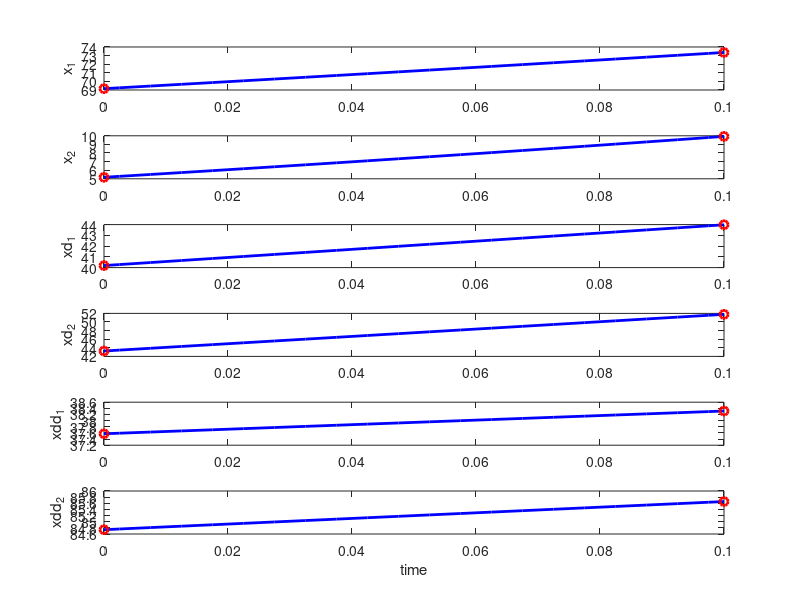

Write the MATLAB code that produced this figure. (Note: this script raises an error after producing the figure.)
function SnapInput
close all;

    %% Setup the parameters of the problem
    % Setup continuous dynamics
    Z = zeros(2); % 2x2 matrix of zeros
    I = eye(2); % 2x2 identity matrix
    P.A = [Z I Z; Z Z I; Z Z Z]; % state matrix
    P.B = [Z; Z; I]; % Input matrix
    P.dt = 0.1; % Discrete time interval
    P.n_x = 3*2; % Number of states
    P.n_u = 2; % Number of inputs
    
    % Calculate discrete dynamics
    [P.Abar, P.Bbar] = calculateDiscreteTimeMatrices(P);
    
    % Test the discrete dynamics
    testDiscreteDynamics(P);

    % Initialize optimization variables
    P.N = 50; % Number of steps
    P.n_ctrl = P.n_u*P.N; % Control from u_0 to u_{N-1}
    P.n_state = P.n_x*(P.N+1); % State from x_0 to x_N
    P.x0 = zeros(P.n_x, 1);
    
    % Intitialize optimization weights
    P.R = 0.1 .* diag([1, 1]); % Input squared cost (i.e. u'*R*u)
    P.Q = 10 .* diag([1, 1,  0, 0,   0, 0]); % state error squared (x-x_d)'Q(x-x_d)
    P.S = 100 .* diag([1, 1,  0, 0,   0, 0]); % state error squared (x-x_d)'S(x-x_d)
    
    % Calculate desired state and inputs
    P.xd = calculateDesiredState(P);
    P.ud = calculateDesiredInput(P);

    % Create the initial input and state
    u0 = 0.0.*ones(P.n_ctrl, 1);
    x0 = discreteSim(u0, P);
    
    % Optimize
    tic
    %[x, u] = simultaneousOptimization(x0, u0, P);
    [x, u] = sequentialOptimization(u0, P);
    time_opt = toc
    
    % Plot the results
    plotStateAndInput(x, u, P);
    plot2dPosition(x, P);
    
end

function x = discreteSim(u, P)
% discreteSim calculates the state given the control inputs
%
% Inputs:
%   u: Control inputs (u_0 to u_N-1 in a single column vector)
%   P: Struct of parameters
%
% Outputs:
%   x: Calculated state (x_0 to x_N in a single column vector)
    
    % Change the inputs to a matrix form
    u_mat = getInputMatrix(u, P);
    
    % Initialize the state matrix
    x_mat = zeros(P.n_x, P.N+1);
    x_mat(:,1) = P.x0;
    
    % Loop through and update the states
    for j = 1:P.N % Note that j = k+1
        % Calculate the update for the state
        x_mat(:,j+1) = P.Abar*x_mat(:,j) + P.Bbar*u_mat(:,j);
    end
    
    % Convert the state matrix back to a column vector
    x = reshape(x_mat, P.n_state, 1);
end

%%%% Optimization functions
function [x, u] = simultaneousOptimization(x0, u0, P)
% simultaneousOptimization simultaneously optimizes over both the state and
% the control, using an equality constraint to relate the two
%
% Inputs:
%   x0: Initial guess for the states (x_0 to x_N in a single column vector)
%   u0: Initial guess for the control (u_0 to u_N-1 in a single column vector)
%   P: Struct of parameters
%
% Outputs:
%   x: Optimized state (x_0 to x_N in a single column vector)
%   u: Optimized control (u_0 to u_N-1 in a single column vector)

    % Create the aggregate state and calculate the initial cost
    y0 = [x0; u0];
    c_init = costCombined(y0, P) % Display the initial cost
    
    % Initialize the solver variables
    options = optimoptions(@fmincon, 'Algorithm', 'sqp'); % choose sequential-quadratic-programming
    %options = optimoptions(@fmincon, 'Algorithm', 'interior-point'); % choose an the interior-point algorithm
    options = optimoptions(options, 'SpecifyObjectiveGradient', true); % Indicate whether to use gradient
    %options = optimoptions(options, 'OptimalityTolerance', 0.1); % Tolerance for optimization
    %options.Display = 'iter'; % Have Matlab display the optimization information with each iteration
    
    % Define the linear inequality constraints (empty matrices because we
    % do not have any)
    A = [];
    B = [];
    
    % Define the linear equality constraints
    [Aeq, Beq] = calculateStepwiseEquality(P);
    %[Aeq, Beq] = calculateFullEffectEquality(P);
    
    % Define the upper and lower bounds (empty matrices because we do not
    % have any)
    lb = []; % No upper or lower bounds
    ub = [];

    % Matlab call:
    [y, final_cost] = fmincon(@(y) costCombined(y, P), y0, A, B, Aeq, Beq, lb, ub, [], options);
    disp(['Final cost = ' num2str(final_cost)]);
    
    % Extract the state and control from the variable y
    [x, u] = extractStateAndControl(y, P);    
end

function [x, u] = sequentialOptimization(u0, P)
% sequentialOptimization optimizes over the control. At each iteration the
% control is used to calculate the state which are both used to calculate
% the cost
%
% Inputs:
%   u0: Initial guess for the control (u_0 to u_N-1 in a single column vector)
%   P: Struct of parameters
%
% Outputs:
%   x: Optimized state (x_1 to x_N in a single column vector)
%   u: Optimized control (u_0 to u_N-1 in a single column vector)
    
    % Output the initial cost
    c_init = costSequential(u0, P)
    
    % Initialize the solve variables
    options = optimoptions(@fmincon, 'Algorithm', 'sqp'); % choose sequential-quadratic-programming
    %options = optimoptions(@fmincon, 'Algorithm', 'interior-point'); % choose an the interior-point algorithm
    options = optimoptions(options, 'SpecifyObjectiveGradient', true); % Indicate whether to use gradients (Note that there are no constraint gradients)
    options = optimoptions(options, 'OptimalityTolerance', 0.1); % Tolerance for optimization
    %options.Display = 'iter'; % Have Matlab display the optimization information with each iteration
    
    % Define the linear inequality constraints (empty matrices because we
    % do not have any)
    A = [];
    B = [];
    
    % Define the linear equality constraints (empty matrices because we do
    % not have any)
    Aeq = []; % No equality constraints
    Beq = [];
    
    % Define the upper and lower bounds (empty matrices because we do not
    % have any)
    lb = []; % No upper or lower bounds
    ub = []; 
    
    % Matlab call:
    [u, final_cost] = fmincon(@(u_in) costSequential(u_in, P), u0, A, B, Aeq, Beq, lb, ub, [], options);
    disp(['Final cost = ' num2str(final_cost)]);
    
    % Simulate the state forward in time to be able to output the result
    x = discreteSim(u, P);    
end


function [A_eq, B_eq] = calculateStepwiseEquality(P)
%calculateStepwiseEquality Calculates the equality constraint one step at a
%time
%
% Inputs:
%   P: Struct of parameters
% 
% Outputs: 
%   Matrices such that A_eq*y = B_eq

    %% Calculate the state portion of the constraint
    A_eq_state = -eye(P.n_state); % Portion corresponding to next state
    
    % Lower diagonal term is a block matrix of Abar matrices
    ind_row = (P.n_x+1):(2*P.n_x); % Row index for the matrix
    ind_col = 1:P.n_x; % Column index for the matrix
    for k = 1:P.N
        % Add the state update matrix
        A_eq_state(ind_row, ind_col) = P.Abar;
        
        % Increment the indices
        ind_row = ind_row + P.n_x;
        ind_col = ind_col + P.n_x;
    end
    
    %% Calculate the input portion of the constraint
    A_eq_ctrl = zeros(P.n_state, P.n_ctrl);
    ind_row = (P.n_x+1):(2*P.n_x); % Row index for the matrix
    ind_col = 1:P.n_u; % Column index for the matrix
    for k = 1:P.N
        A_eq_ctrl(ind_row, ind_col) = P.Bbar;
        
        % Update indices
        ind_row = ind_row + P.n_x;
        ind_col = ind_col + P.n_u;
    end
    
    % Put the state and input portions of the matrix together
    A_eq = [A_eq_state, A_eq_ctrl];
    
    %% Calculate the B_eq matrix
    B_eq = zeros(P.n_state, 1);
    B_eq(1:P.n_x) = -P.x0; % The first state must be equal to the initialization
    
    
%     %% Test the gradient (should be commented out)
%     % Calculate the numerical jacobian
%     A_eq_num = jacobianest(@(y_in) stepWiseEqualityConstraint(y_in, P), rand(P.n_state+P.n_ctrl, 1)*100);
%     
%     % Calculate the error
%     A_eq_err = norm(A_eq - A_eq_num, 'fro')
end

function h = stepWiseEqualityConstraint(y, P)
    % Extract state and input
    [x, u] = extractStateAndControl(y, P);
    
    % Calculate the state matrices
    [x_mat, u_mat] = getInputStateMatrices(x, u, P);
    
    % Calculate the constraint
    h = zeros(P.n_state, 1);
    h(1:P.n_x) = -x_mat(:,1) + P.x0;
    ind_h = (P.n_x+1):(2*P.n_x);
    for j = 1:P.N % Note that j = k+1
        % Calculate the constraint
        h(ind_h) = P.Abar*x_mat(:,j)+P.Bbar*u_mat(:,j) - x_mat(:,j+1);
        
        % Increment the index
        ind_h = ind_h + P.n_x;
    end
end

function [A_eq, B_eq] = calculateFullEffectEquality(P)
%calculateFullEffectEquality Calculates the equality constraint using steps
%from the initial state and inputs to the state in question
%
% Inputs:
%   P: Struct of parameters
% 
% Outputs: 
%   Matrices such that A_eq*y = B_eq

    %% Calculate the state portion of the constraint
    A_eq_state = -eye(P.n_state); % Portion corresponding to next state
    
    % Lower diagonal term is a block matrix of Abar matrices
    ind_row = (P.n_x+1):(2*P.n_x); % Row index for the matrix
    ind_col = 1:P.n_x; % Column index for the matrix
    for k = 1:P.N
        % Add the state update matrix
        A_eq_state(ind_row, ind_col) = P.Abar^k;
        
        % Increment the indices (note, the column matrix does not update)
        ind_row = ind_row + P.n_x;        
    end
    
    %% Calculate the input portion of the constraint
    A_eq_ctrl = zeros(P.n_state, P.n_ctrl);
    ind_row = (P.n_x+1):(2*P.n_x); % Row index for the matrix
    for blk_row = 1:P.N
        % loop through columns
        ind_col = 1:P.n_u;
        for col = (blk_row-1):-1:0
            A_eq_ctrl(ind_row, ind_col) = P.Abar^col*P.Bbar;
            
            % Update column indices
            ind_col = ind_col + P.n_u;
        end
        
        % Update row indices
        ind_row = ind_row + P.n_x;
    end
    
    % Put the state and input portions of the matrix together
    A_eq = [A_eq_state, A_eq_ctrl];
    
    %% Calculate the B_eq matrix
    B_eq = zeros(P.n_state, 1);
    B_eq(1:P.n_x) = -P.x0; % The first state must be equal to the initialization
    
%     %% Test the full constraint
%     u = rand(P.n_ctrl, 1)*100;
%     x = discreteSim(u, P);
%     h = stepWiseFullEffectConstraint([x; u], P)
%     
%     %% Test the gradient (should be commented out)
%     % Calculate the numerical jacobian
%     A_eq_num = jacobianest(@(y_in) stepWiseFullEffectConstraint(y_in, P), rand(P.n_state+P.n_ctrl, 1)*100);
%     
%     % Calculate the error
%     A_eq_err = norm(A_eq - A_eq_num, 'fro')
end

function h = stepWiseFullEffectConstraint(y, P)
    % Extract state and input
    [x, u] = extractStateAndControl(y, P);
    
    % Calculate the state matrices
    [x_mat, u_mat] = getInputStateMatrices(x, u, P);
    
    % Calculate the constraint
    h = zeros(P.n_state, 1);
    h(1:P.n_x) = -x_mat(:,1) + P.x0;
    ind_row = (P.n_x+1):(2*P.n_x);
    for blk_row = 1:P.N % Note that blk_row = k+1
        % Calculate the effect on the combined state of the initial state
        x_comb = P.Abar^blk_row*x_mat(:,1);
        
        % Calculate the effect on the input
        ind_u = 1;
        for exp = blk_row:-1:1
            x_comb = x_comb + P.Abar^(exp-1)*P.Bbar*u_mat(:,ind_u);
            ind_u = ind_u + 1;
        end
        
        % Calculate the constraint
        h(ind_row) = x_comb - x_mat(:,blk_row+1);
        
        % Increment the index
        ind_row = ind_row + P.n_x;
    end
end
%%%% Cost functions
function [c, dc_dy] = costCombined(y, P)
%costCombined calculates the cost and gradient of the cost with respect to
%the aggregate state, y = [x; u]
%
% Inputs:
%   y: Column vector with both states and input (y = [x; u])
%   P: Struct of parameters
%
% Outputs:
%   c: cost
%   dc_dy: partial derivative of the cost wrt y

    % Separate out the states
    [x, u] = extractStateAndControl(y, P);
    
    % Calculate the cost
    c = cost(x, u, P);
    
    % Calculate the partial
    if nargout > 1 % Only calculate the partial if the calling function wants it
        dc_dy = [calculatePartialWrtState(x,u,P), ... % dc/dx
                 calculatePartialWrtInput(x,u,P)];    % dc/du
    else
        dc_dy = []; % Output an empty value if not needed
    end
         
%     %% Check partials (Comment this code when working)
%     % Calculate individual partials
%     dc_dx = calculatePartialWrtState(x,u,P);
%     dc_du = calculatePartialWrtInput(x,u,P);
%     
%     % Calculate numerical partials
%     dc_dx_num = jacobianest(@(x_in) cost(x_in, u, P), x);
%     dc_du_num = jacobianest(@(u_in) cost(x, u_in, P), u);
%     
%     % Calculate error
%     dc_dx_err = norm(dc_dx - dc_dx_num, 'fro')
%     dc_du_err = norm(dc_du - dc_du_num, 'fro')
    
end

function [c, dc_du] = costSequential(u, P)
%costSequential calculates the cost and gradient of the cost with respect to
%the input, u
%
% Inputs:
%   u: Input control (u_0 to u_N-1 in a single column vector)
%   P: Struct of parameters
%
% Outputs:
%   c: cost
%   dc_du: partial derivative of the cost wrt u

    % Calculate the state based upon the controls
    x = discreteSim(u, P);
    
    % Calcualte the cost
    c = cost(x, u, P);
    
    % Calculate the partial
    if nargout > 1
        dc_du = sequentialPartial(x, u, P);        
    else
        dc_du = [];
    end
end

function c = cost(x, u, P)
%cost calculates the cost given the state and inputs
%
% Inputs: 
%   x: State (x_0 to x_N in a single column vector)
%   u: Control (u_0 to u_N-1 in a single column vector) 
%   P: Struct of parameters
%
% Outputs:
%   dc_du: Partial of cost wrt the input

    % Extract variables
    [x_mat, u_mat] = getInputStateMatrices(x, u, P);
    
    % Loop through and calculate the instantaneous cost
    c = 0;
    for j = 1:P.N % Note that j = k+1
        % Extract the state and input
        uk = u_mat(:,j);
        xk = x_mat(:,j);
        xd = P.xd(:,j);
        xe = xk - xd;
        
        % Calculate cost
        c = c + uk'*P.R*uk;
        c = c + xe'*P.Q*xe;
    end
    
    % Calculate terminal cost
    xe = x_mat(:,end) - P.xd(:,end);
    c = c + xe'*P.S*xe; % Quadratic in the error
end

function dc_dx = calculatePartialWrtState(x,u,P)
%calculatePartialWrtState Calculates the partial of the cost wrt each state
%
% Inputs:
%   x: State (x_0 to x_N in a single column vector)
%   u: Control (u_0 to u_N-1 in a single column vector) 
%   P: Struct of parameters
%
% Outputs:
%   dc_dx: partial of the cost wrt the state

    % Reformulate the states to be in terms of the column vectors
    [x_mat, ~] = getInputStateMatrices(x, u, P);
    
    % Initialize the gradient
    ind_x = 1:P.n_x;
    dc_dx = zeros(1, P.n_state);
    for j = 1:P.N % Note that j = k+1
        % Get the state error
        xk = x_mat(:,j);
        xd = P.xd(:,j);
        xe = xk - xd;
        
        % Calculate the partial (assuming Q = Q')
        dc_dx(ind_x) = 2.*xe'*P.Q;
        
        % Increment the partial index
        ind_x = ind_x + P.n_x;
    end
    
    % Calculate the partial for the terminal state
    xk = x_mat(:,end);
    xd = P.xd(:,end);
    xe = xk - xd;
    dc_dx(ind_x) = 2.*xe'*P.S;    
end

function dc_du = calculatePartialWrtInput(x,u,P)
%calculatePartialWrtState Calculates the partial of the cost wrt each input
%
% Inputs:
%   x: State (x_0 to x_N in a single column vector)
%   u: Control (u_0 to u_N-1 in a single column vector) 
%   P: Struct of parameters
%
% Outputs:
%   dc_du: partial of the cost wrt the input

    % Reformulate the states to be in terms of the column vectors
    [~, u_mat] = getInputStateMatrices(x, u, P);
    
    % Initialize the gradient
    ind_u = 1:P.n_u;
    dc_du = zeros(1, P.n_ctrl);
    for j = 1:P.N % Note that j = k+1
        % Get the control input
        uk = u_mat(:,j);
        
        % Calculate the partial (assuming R = R')
        dc_du(ind_u) = 2.*uk'*P.R;
        
        % Increment the partial index
        ind_u = ind_u + P.n_u;
    end
end

%%% Sequential optimization functions
function dc_du = sequentialPartial(x, u, P)
%sequentialPartial: Calculates the partial of the cost wrt the input u
% Note that the partial takes the form:
%       dc/duk = dL/duk + lam_{k+1}^T df/duk
% Inputs: 
%   x: State (x_1 to x_N in a single column vector)
%   u: Control (u_0 to u_N-1 in a single column vector) 
%   P: Struct of parameters
%
% Outputs:
%   dc_du: Partial of cost wrt the input

    % Initialize the partial
    dc_du = zeros(P.n_u, P.N); % We will use one column per gradient and then reshape to make a row vector at the end
    
    % Reshape vectors for easy access
    [x_mat, u_mat] = getInputStateMatrices(x, u, P);
    
    % Initialize final lagrange multiplier (lam_N = dphi/dx(x_N)
    ind_x = size(x_mat, 2); % Final column index corresponds to the final state
    lam_kp1 = (2.*(x_mat(:,ind_x)-P.xd(:, ind_x))'*P.S)'; % dphi/dx(x_N) <-- This variable is used as lam_{k+1}
    lam_k = lam_kp1; % duplicate for initializaiton purposes (the loop moves backward 
                     % in time so at the beginning it changes iterations by
                     % setting lam_{k+1} = lam_k as k has been decremented
    
    % Simulate backward in time
    ind_u = size(u_mat, 2); % Index of the uk at iteration k (start with last column for k = P.N-1
    ind_x = ind_x - 1; % Index of xk at iteration k (start with second to last column for k = P.N-1)
    for k = (P.N-1):-1:0 % Simulate backwards in time
        % Extract the state and input
        uk = u_mat(:,ind_u); % Input at iteration k
        xk = x_mat(:, ind_x); % State at iteration k
        lam_kp1 = lam_k; % Update k index for the lagrange multipliers - \lambda at iteration k+1
        
        % Calculate partials needed for updates
        dLk_duk = 2.*uk'*P.R;
        dfk_duk = P.Bbar;
        dfk_dxk = P.Abar;
        
        % Calculate partial of cost wrt state
        xd = P.xd(:,ind_x);
        xe = xk - xd;
        dLk_dxk = 2.*xe'*P.Q; % Instantaneous cost does not depend on xk
                
        % Calculate partial
        dc_du(:, ind_u) = (dLk_duk + lam_kp1'*dfk_duk)'; % Transposed to fit in temporary variable
        
        % Update Lagrange muliplier (moving backward in time)
        lam_k = dLk_dxk' + dfk_dxk'*lam_kp1;
        
        % Update the indices for the next iteration
        ind_u = ind_u - 1;
        ind_x = ind_x - 1;
    end
    
    % Reshape partial to be proper output
    dc_du = reshape(dc_du, 1, P.n_ctrl); % changes it from partial in columns for each iteration to one single row
end


%%%% Desired state functions
% function xd_mat = calculateDesiredState(P)
% %calculateDesiredState Calculates the desired states over the entire time
% %horizon from k = 0 to k = N
% %
% % Inputs:
% %   P: Struct of parameters
% %
% % Outputs:
% %   xd_mat: desired state where each column corresponds to a discrete index
% 
%     % Initialize the desired state matrix
%     xd_mat = zeros(P.n_x, P.N+1);
%     
%     % Loop through all discrete time values
%     col_ind = 1;
%     for k = 0:P.N
%         xd_mat(:,col_ind) = getDesiredState(k, P);
%         
%         % Increment column index
%         col_ind = col_ind + 1;
%     end
% end

function xd_mat = calculateDesiredState(P)
%calculateDesiredState Calculates the desired states over the entire time
%horizon from k = 0 to k = N
%
% Inputs:
%   P: Struct of parameters
%
% Outputs:
%   xd_mat: desired state where each column corresponds to a discrete index

    % Initialize the desired state matrix
    xd_mat = zeros(P.n_x, P.N+1);
    
    waypoints = [[-5; -5],[-5; 5],[5; 5],[5; -5]];
    ds = 0.5;
    
    p1 = waypoints(:,1);
    p2 = waypoints(:,2);
    n = 2;
    q = p1;
    dq = (p2-p1)/norm(p2-p1) .* ds;
    
    for k = 1:(P.N+1)
        xd_mat(1:2,k) = q;
        
        % Update q
        q = q + dq;
        
        % Update points
        if norm(q-p2) < ds
            p1 = p2;
            n = n+1;
            if n > size(waypoints, 2)
                n = 1;
            end
            p2 = waypoints(:,n);
            dq = (p2-q)/norm(p2-q) .* ds;
        end
    end
    
end

function xd = getDesiredState(k, P)
%getDesiredState calculates the desired state given the discrete index, k
%
% Inputs:
%   k: discrete index between 0 and P.N
%   P: Struct of parameters
%  
% Outputs:
%   xd: Desired state for x_k

    % Calculate the time for which k corresponds
    t = k*P.dt;
    
    % Calcualte the state (right now it is a sinusoid)
    xd = zeros(P.n_x, 1);
    xd(1) = sin(t); % Position
    xd(2) = t; 
    xd(3) = cos(t); % Velocity
    xd(4) = 1;
    xd(5) = -sin(t); % Acceleration
    xd(6) = 0;
    xd(7) = -cos(t); % Jerk
    xd(8) = 0;
end

function ud_mat = calculateDesiredInput(P)
%calculateDesiredInput Calculates the desired input over the entire time
%horizon from k = 0 to k = N-1
%
% Inputs:
%   P: Struct of parameters
%
% Outputs:
%   ud_mat: desired input where each column corresponds to a discrete index

    % Initialize the desired state matrix
    ud_mat = zeros(P.n_u, P.N);
    
    % Loop through all discrete time values
    col_ind = 1;
    for k = 0:(P.N-1)
        ud_mat(:,col_ind) = getDesiredInput(k, P);
        
        % Increment column index
        col_ind = col_ind + 1;
    end
end

function ud = getDesiredInput(k, P)
%getDesiredInput calculates the desired input given the discrete index, k
%
% Inputs:
%   k: discrete index between 0 and P.N
%   P: Struct of parameters
%  
% Outputs:
%   xd: Desired state for x_k

    % Calculate the time for which k corresponds
    t = k*P.dt;
    
    % Calcualte the state (right now it is a sinusoid)
    ud = zeros(P.n_u, 1);
    ud(1) = sin(t); % Snap
    ud(2) = 0;     
end

%%%% State access functions
function [x_mat, u_mat] = getInputStateMatrices(x, u, P)
% getInputStateMatrices converts the vector state and input to a matrix where each column
% corresponds to an iteration time
%
% Inputs:
%   x: State (x_0 to x_N in a single column vector)
%   u: Control inputs (u_0 to u_N-1 in a single column vector)
%   P: Struct of parameters
%  
% Outputs:
%   x_mat: Matrix of states, number of rows = P.n_x and number of columns =
%          P.N+1
%   u_mat: Matrix of inputs, number of rows = P.n_u and number of columns =
%          P.N
    x_mat = getStateMatrix(x, P);
    u_mat = getInputMatrix(u, P);
end

function u_mat = getInputMatrix(u, P)
% getInputMatrix converts the vector input to a matrix where each column
% corresponds to an iteration time
%
% Inputs:
%   u: Control inputs (u_0 to u_N-1 in a single column vector)
%   P: Struct of parameters
%  
% Outputs:
%   u_mat: Matrix of inputs, number of rows = P.n_u and number of columns =
%   P.N
    u_mat = reshape(u, P.n_u, P.N);
end

function x_mat = getStateMatrix(x, P)
% getStateMatrix converts the vector state to a matrix where each column
% corresponds to an iteration time
%
% Inputs:
%   x: State (x_0 to x_N in a single column vector)
%   P: Struct of parameters
%  
% Outputs:
%   x_mat: Matrix of states, number of rows = P.n_x and number of columns =
%   P.N+1
    x_mat = reshape(x, P.n_x, P.N+1);
end

function [x, u] = extractStateAndControl(y, P)
% sequentialOptimization extracts the state, x, and control, u, from the
% aggregate optimization variables y = [x; u]
%
% Inputs:
%   y: Column vector with both states and input (y = [x; u])
%   P: Struct of parameters
%
% Outputs:
%   x: Extracted state (x_0 to x_N in a single column vector)
%   u: Extracted control (u_0 to u_N-1 in a single column vector) 
%

    % Separate out the states
    x = y(1:P.n_state);
    u = y(P.n_state+1:end);
end

function [Abar, Bbar] = calculateDiscreteTimeMatrices(P)
    
    % Calculate the discrete time state matrix
    Abar = expm(P.A*P.dt);
    
    % Calculate the discrete time input matrix
    b0 = zeros(P.n_x*P.n_x, 1);
    [~, Bbar_mat] = ode45(@(t, x) bBarDynamics(t, x, P), [0, P.dt], b0);
    Bbar_mat = Bbar_mat';
    Bbar = reshape(Bbar_mat(:, end), P.n_x, P.n_x)*P.B;
    
    % Dynamics function for calculating Bbar
    function b_dot = bBarDynamics(tau, b_bar, P)
        b_dot = expm(P.A*(P.dt-tau)); % Calculate the time derivative at tau
        b_dot = reshape(b_dot, P.n_x*P.n_x, 1); % Reshape to a column vector
    end
end

%%%% Test and plotting functions
function plotStateAndInput(x, u, P)
    % Get the state and input in matrix form
    [x_mat, u_mat] = getInputStateMatrices(x, u, P);
    
    % Plot the state
    figure;
    names = {'x_1', 'x_2', 'xd_1', 'xd_2', 'xdd_1', 'xdd_2', 'xddd_1', 'xddd_2'};
    sub_plot_ind = 1;
    for k = 1:P.n_x
        % Plot the desired state
        subplot(P.n_x, 2, sub_plot_ind);
        plot(P.xd(k,:), 'r:', 'linewidth', 3); hold on;
        
        % Plot the actual state
        plot(x_mat(k,:), 'b', 'linewidth', 2);
        ylabel(names{k});
        
        % Update subplot index (increment by two to avoid the right column)
        sub_plot_ind = sub_plot_ind + 2;
    end
    
    % Plot the inputs
    names = {'u_1', 'u_2'};
    sub_plot_ind = 2;
    for k = 1:P.n_u
        % Plot the desired state
        subplot(P.n_x, 2, sub_plot_ind);
        plot(P.ud(k,:), 'r:', 'linewidth', 3); hold on;
        
        % Plot the actual state
        plot(u_mat(k,:), 'b', 'linewidth', 2);
        ylabel(names{k});
        
        % Update subplot index (increment by two to avoid the left column)
        sub_plot_ind = sub_plot_ind + 2;
    end
end

function plot2dPosition(x, P)
    figure;
    
    % Extract data
    x_mat = getStateMatrix(x, P);
    
    % Plot the results
    plot(P.xd(1, :), P.xd(2, :), 'r:', 'linewidth', 3); hold on;
    plot(x_mat(1,:), x_mat(2,:), 'b', 'linewidth', 2);   
end

function testDiscreteDynamics(P)
    % Choose a random first state and control input
    x0 = rand(P.n_x, 1)*100;
    u = rand(P.n_u, 1)*10;
    
    % Take a continuous-time step for the sampling interval
    [tmat, xmat] = ode45(@(t, x) continuousDynamics(t, x, u, P), [0 P.dt], x0);
    xmat = xmat';
    
    % Take a discrete-time step for the sampling interval
    x1_disc = P.Abar*x0 + P.Bbar*u;
    
    % Plot the continuous and discrete trajectories
    figure;
    names = {'x_1', 'x_2', 'xd_1', 'xd_2', 'xdd_1', 'xdd_2', 'xddd_1', 'xddd_2'};
    for k = 1:P.n_x
        % Plot the continuous trajectory
        subplot(P.n_x, 1, k);
        plot(tmat, xmat(k,:), 'b', 'linewidth', 2); hold on;
        
        % Plot the discrete trajectory
        plot([0 P.dt], [x0(k) x1_disc(k)], 'ro', 'linewidth', 2);
        ylabel(names{k});        
    end
    xlabel('time');
end

function xdot = continuousDynamics(t, x, u, P)
    xdot = P.A * x + P.B*u;
end